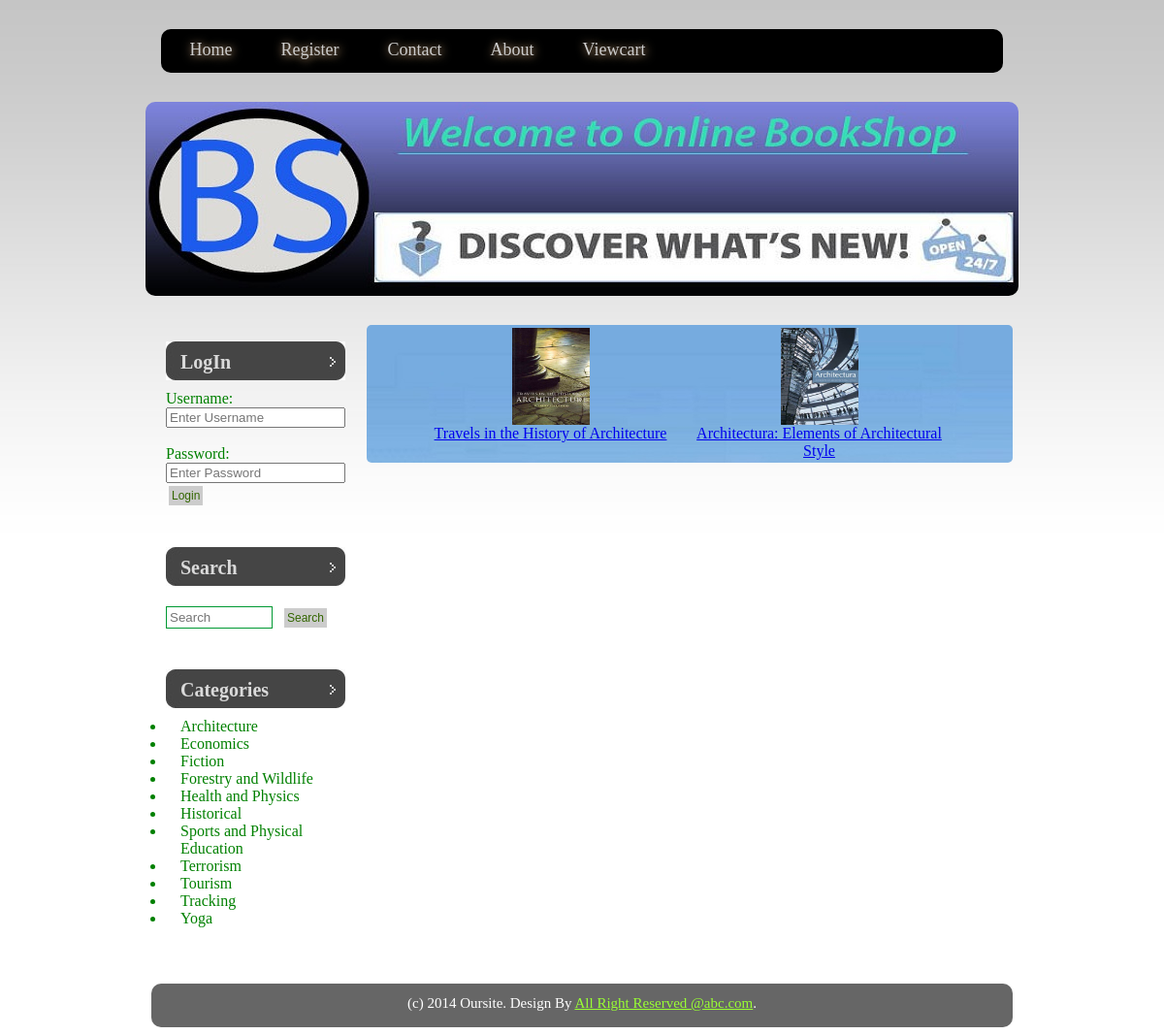
The page /search_result.php on the database its author committed.
### tables this page shows
CREATE TABLE IF NOT EXISTS `books` (
  `id` int(4) NOT NULL AUTO_INCREMENT,
  `name` varchar(50) NOT NULL,
  `subcat` varchar(35) NOT NULL,
  `bdesc` longtext NOT NULL,
  `edition` varchar(10) NOT NULL,
  `publisher` varchar(35) NOT NULL,
  `price` int(5) NOT NULL,
  `img` longtext NOT NULL,
  `pdf` longtext NOT NULL,
  PRIMARY KEY (`id`)
);

CREATE TABLE IF NOT EXISTS `category` (
  `id` int(4) NOT NULL AUTO_INCREMENT,
  `cat_name` varchar(30) NOT NULL,
  PRIMARY KEY (`id`)
);

### includes/search.php (the view, shortened to what this page needs)
<ul>
	<li>
     <?php
		if(isset($_SESSION['status']))
		{
			echo '<h2>Hello:'.$_SESSION['unm'].'</h2>';
		}
		else
		{
    	echo'<form action="login_process.php" method="post">
				<h2> LogIn</h2>
        			<font color="green">Username:</font><br />
        			<input type="text" name="user" placeholder="Enter Username"/><br /><br />
			        <font color="green">Password:</font><br />
    	    		<input type="password" name="pass" placeholder="Enter Password"/><br />
			        <input type="submit" value="Login" class="x" />
        	</form>';
		}
		?>
    </li>
    <li class="search">
    <h2>Search</h2>
    <form action="search_result.php" method="get">
    <input type="text" name="s" class="s" placeholder="Search"/>
    <input type="submit" value="Search" class="x"/>
    </form>
    </li>
    <li>
    <h2>Categories</h2>
    <ul>
                    <?php
						$link=mysql_connect("localhost","root","")or die("Can't Connect...");
						$q="select * from category";
						$res=mysql_query($q,$link);
						while($row=mysql_fetch_assoc($res))
						{
							echo '<li class="cat"><a href="subcat.php?cat='.$row['id'].'&catnm='.$row['cat_name'].'">'.$row['cat_name'].'</a></li>';
						}
						?>
       </ul>
   </li>
</ul>

### search_result.php (shortened to what this page needs)
<?php
$link=mysql_connect("localhost","root","")or die("Can't Connect...");
	$search=$_GET['s'];
	$query="select * from books where name like '%$search%'";
	$res=mysql_query($query,$link) or die("Can't Execute Query...");
?>
<html xmlns="http://www.w3.org/1999/xhtml">
<head>
<link href="menu.css" rel="stylesheet" type="text/css">
</head>
<body>
<div>
<?php include("includes/menu.php");?>
</div>
<div class="logo">
</div>
<div class="page">
	<div class="content">
		<div class="post">
            	<div class="entry">
            	<table border="0" width="100%">
                <?php
				$count=0;
				while($row=mysql_fetch_assoc($res))
				{
					if($count==0)
					{
						echo'<tr>';
					}
					echo'<td valign="top" width="20%" align="center">
						<a href="detail.php?id='.$row['id'].'">
						<img src="'.$row['img'].'"width="80" height="100">
						<br>'.$row['name'].'</a>
						</td>';
						$count++;
				}
				?>
               </table>
            </div>
         </div>
      </div>
      <div class="sidebar">
      	<?php include("includes/search.php");?>
      </div>
  </div>
  <br>
  <div class="footer">
  	<?php include("includes/footer.php");?>
  </div>
</body>
</html>

### includes/menu.php
<ul class="ul">
<li><a href="index.php">Home</a></li>
    <?php
	if(isset($_SESSION['status']))
	{
		echo '<li><a href="logout.php">Logout</a></li>';
	}
	else
	{
		echo '<li><a href="register.php">Register</a></li>';
	}
?>
<li><a href="contact.php">Contact</a></li>
<li><a href="about.php">About</a></li>
<li><a href="viewcart.php">Viewcart</a></li>
</ul>

### includes/footer.php
<div>
 <p class="f">(c) 2014 Oursite. Design By <a href="developer.php">All Right Reserved @abc.com</a>.</p>
 </div>

### menu.css (style rules this page uses)
body { background:url(images/img01.jpg) repeat-x left top; }
.ul { list-style-type:none; margin:30px auto 0px auto; padding:0px 20px 0px 20px; width:70%; height:45px; border-radius:10px; -moz-border-radius:10px; -webkit-border-radius:10px; background:#666666; background: -moz-linear-gradient(top, #000, #999); background: -webkit-gradient(linear, 0% 0%, 0% 100%, from(#000)); box-shadow:inset 1px 1px 10px #FFFFF; -moz-box-shadow:inset 1px 1px 10px #FFFFF; -webkit-box-shadow:inset 1px 1px 10px #FFFFF; border:0px solid #000; }
.ul li a { text-decoration:none; color:#cccccc; font-size:18px; text-shadow:1px 1px 10px #ffcc99; }
.ul li { float:left; padding:4px 10px 4px 10px; display:block; position:relative; text-align:center; margin-right:30px; margin-top:7px; border:none; }
.page { width:75%; margin: 0 auto; }
.content { float: right; width: 75%; background:url(images/images-35.jpeg) no-repeat; border-radius:5px; }
.post { font-family:"Times New Roman", Times, serif; padding:0 15px; margin-right:10px; }
.entry { margin:0 35px; }
p { font-size:15px; text-align:justify; margin:10px; }
.logo { width:900px; height:200px; margin:30px auto; background:url(images/bookshop.jpg) no-repeat left top;*/ background:#999999; border-radius:10px 10px 10px 10px; }
.sidebar { float:left; width:25%; }
.sidebar ul { margin:0; padding:0; list-style:none; }
.sidebar li { margin-bottom:40px; padding:0 15px; }
.sidebar li li { margin:0; padding-left:15px; }
.sidebar h2 { height:30px; padding:10px 0 0 15px; margin-bottom:10px; background:url(images/img2.jpg) no-repeat left top; font-size:20px; color:#DADADA; }
.search h2 { margin-bottom:20px; }
.s { width:110px; margin-right:5px; padding:3px; border:1px solid #093; }
.x { margin:3px; padding:3px; border:none; background:#CCC; font-size:12px; color:#360; }
.cat { color:green; list-style-type:disc; margin:2px; }
.cat a { text-decoration:none; color:green; }
.footer { background:#666666; width:75%; height:45px; border-radius:10px; margin:0 auto; }
.f { text-align:center; margin:0 auto; padding-top:12px; color:#FFFFFF; }
.f a { color:#9F3; }

### rows shown on the page
books: img (picture), name "Travels in the History of Architecture"
books: img (picture), name "Architectura: Elements of Architectural Style"
category: cat_name "Architecture"
category: cat_name "Economics"
category: cat_name "Fiction"
category: cat_name "Forestry and Wildlife"
category: cat_name "Health and Physics"
category: cat_name "Historical"
category: cat_name "Sports and Physical Education"
category: cat_name "Terrorism"
category: cat_name "Tourism"
category: cat_name "Tracking"
category: cat_name "Yoga"
